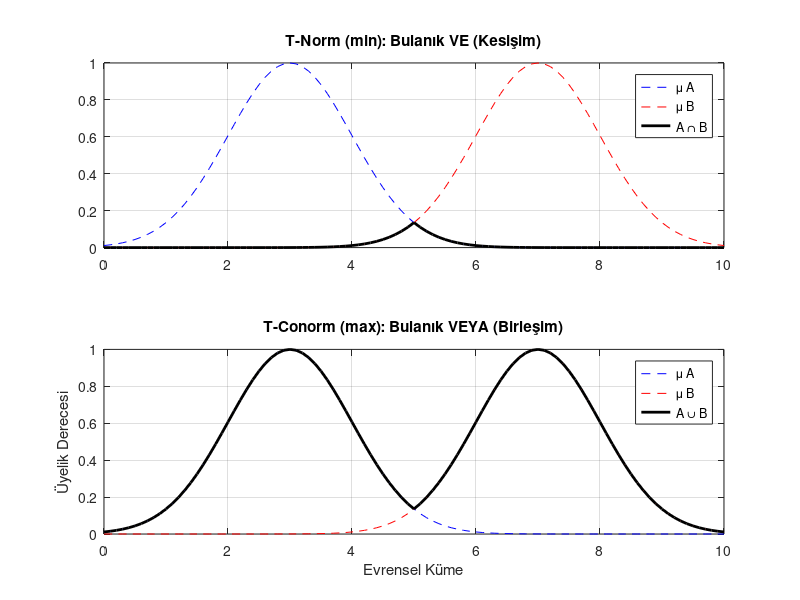

Here is the MATLAB script that generated this plot:
x = 0:0.1:10; % Değer aralığı [cite: 41, 1935]

% İki farklı üyelik fonksiyonu tanımlayalım
y1 = exp(-(x-3).^2 / (2*1^2)); % Merkezi 3 olan Gauss [cite: 666, 2486]
y2 = exp(-(x-7).^2 / (2*1^2)); % Merkezi 7 olan Gauss [cite: 666, 2486]

% T-Norm (VE - Kesişim)
t_norm = min(y1, y2); % 

% T-Conorm (VEYA - Birleşim)
t_conorm = max(y1, y2); % 

% --- Grafik Çizimi ---
figure;

subplot(2,1,1);
plot(x, y1, 'b--', x, y2, 'r--', x, t_norm, 'k', 'LineWidth', 2);
title('T-Norm (min): Bulanık VE (Kesişim)');
legend('\mu A', '\mu B', 'A \cap B');
grid on; 

subplot(2,1,2);
plot(x, y1, 'b--', x, y2, 'r--', x, t_conorm, 'k', 'LineWidth', 2);
title('T-Conorm (max): Bulanık VEYA (Birleşim)');
legend('\mu A', '\mu B', 'A \cup B');
grid on; 

xlabel('Evrensel Küme'); 
ylabel('Üyelik Derecesi'); 
